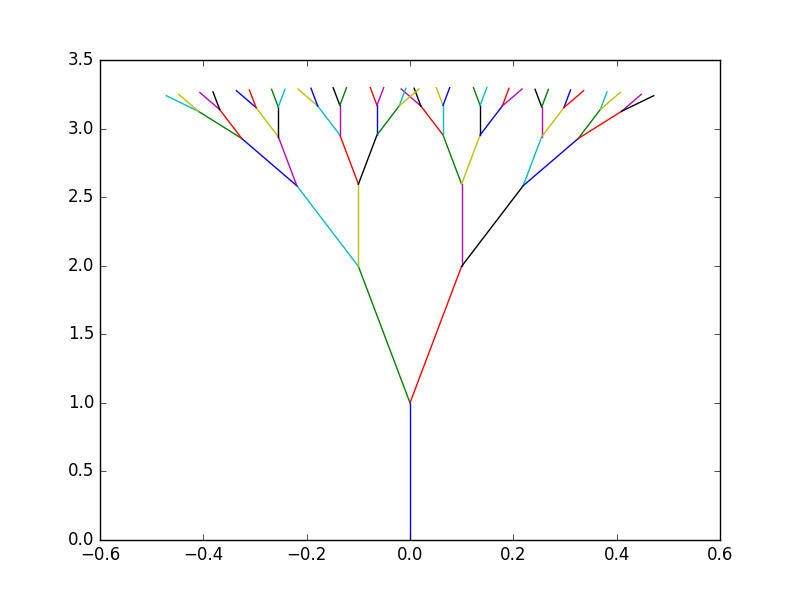

Reproduce this figure in Python.
# -*- coding: utf-8 -*-
"""
Created on Sun Jan 13 2019

@author: Bokun Wei
"""

import numpy as np
from matplotlib import pyplot as plt
from argparse import ArgumentParser


class MakeTreeNP(object):

    def __init__(self, numbers_of_layers, scale_change, spread, size_scale):
        """ The constructor for the MakeTree class, setting up the initial
        parameters to plot a graph of the tree

        Parameters
        -------
        numbers_of_layers: int
            number of the layers the tree has, going from bottom to top
        scale_change: double
            how much the size scaling of the branches change for each layer
        spread: double
            how much the branches of the tree will spread out
        size_scale: double
            the initial size scale of the tree from the bottom

        """
        self.numbers_of_layers = numbers_of_layers
        self.scale_change = scale_change
        self.spread = spread
        self.size_scale = size_scale

    def update_x(self, old_x, angle):
        """update the x coordinate of the splitting point given the old point
        and the angle

        Parameters
        -------
        old_x: ndarray
            all the old x coordinates of the previous points to be updated
        angle: ndarray
            all the angle information of the old points, which are used
            to calculate the new x coordinate

        Returns
        -------
        ndarray
            the updated new x coordinate of the new splitting point
        """
        new_x = np.add(old_x, self.size_scale*np.sin(angle))
        return new_x

    def update_y(self, old_y, angle):
        """update the y coordinate of the splitting point given the old point
        and the angle

        Parameters
        -------
        old_y: ndarray
            all the old y coordinates of the previous points to be updated
        angle: ndarray
            all the angle information of the old points, which are used
            to calculate the new y coordinate

        Returns
        -------
        ndarray
            the updated new y coordinate of the new splitting point
        """
        new_y = np.add(old_y, self.size_scale*np.cos(angle))
        return new_y

    def produce_tree(self, plot=True, tree_starting_point=[0, 0],
                     x_pos=0, y_pos=1, angle=0):
        """ this function produce the tree by determining the coordinate
        of each splitting point and optionally plot them

        Parameters
        -------
        plot: bool
            whether to produce the plot or not
        tree_starting_point: list
            coordinate of the starting position of the tree
        x_pos: double
            x position of the first splitting point of the tree
        y_pos: double
            y position of the first splitting point of the tree
        angle: double
            angle information of the first splitting point of the tree

        """
        # define the initial splitting point
        old_splitting_points = np.array([[x_pos], [y_pos], [angle]])
        if plot:
            # plot the first line from bottom
            plt.plot(tree_starting_point, [x_pos, y_pos])

        while self.numbers_of_layers > 0:  # go through the layers
            # get the x, y and angle into separate numpy arrays
            all_x, all_y, all_angle = old_splitting_points
            # calculate new angles using numpy operations
            all_angle_left = np.subtract(all_angle, self.spread)
            all_angle_right = np.add(all_angle, self.spread)
            # update all x coordinates using numpy operations
            all_x_left = self.update_x(all_x, all_angle_left)
            all_x_right = self.update_x(all_x, all_angle_right)
            # update all y coordinates using numpy operations
            all_y_left = self.update_y(all_y, all_angle_left)
            all_y_right = self.update_y(all_y, all_angle_right)
            # combine the left and right branches
            all_new_x = np.hstack([all_x_left, all_x_right])
            all_new_y = np.hstack([all_y_left, all_y_right])
            all_new_angle = np.hstack([all_angle_left, all_angle_right])
            # put the x, y and angle information together and ready to be
            # updated
            new_splitting_points = np.array([all_new_x, all_new_y,
                                             all_new_angle])
            # create x, y coordinates for the plot, since each old splitting
            # point create 2 branches, the points for the plot need to be
            # doubled
            x_plot = np.hstack([all_x, all_x])
            y_plot = np.hstack([all_y, all_y])
            # plot the tree
            if plot:
                plt.plot([x_plot, all_new_x], [y_plot, all_new_y])

            # update the splitting point for next layer
            old_splitting_points = new_splitting_points
            # change size for the next layer
            self.size_scale *= self.scale_change
            self.numbers_of_layers -= 1
        if plot:
            plt.savefig('tree_np.png')


if __name__ == "__main__":
    parser = ArgumentParser(description="Produce tree strcture")
    parser.add_argument("numbers_of_layers")
    parser.add_argument("scale_change")
    parser.add_argument("spread")
    parser.add_argument("size_scale")
    arguments = parser.parse_args()

    tree = MakeTreeNP(int(arguments.numbers_of_layers),
                      float(arguments.scale_change), float(arguments.spread),
                      float(arguments.size_scale))
    tree.produce_tree()
